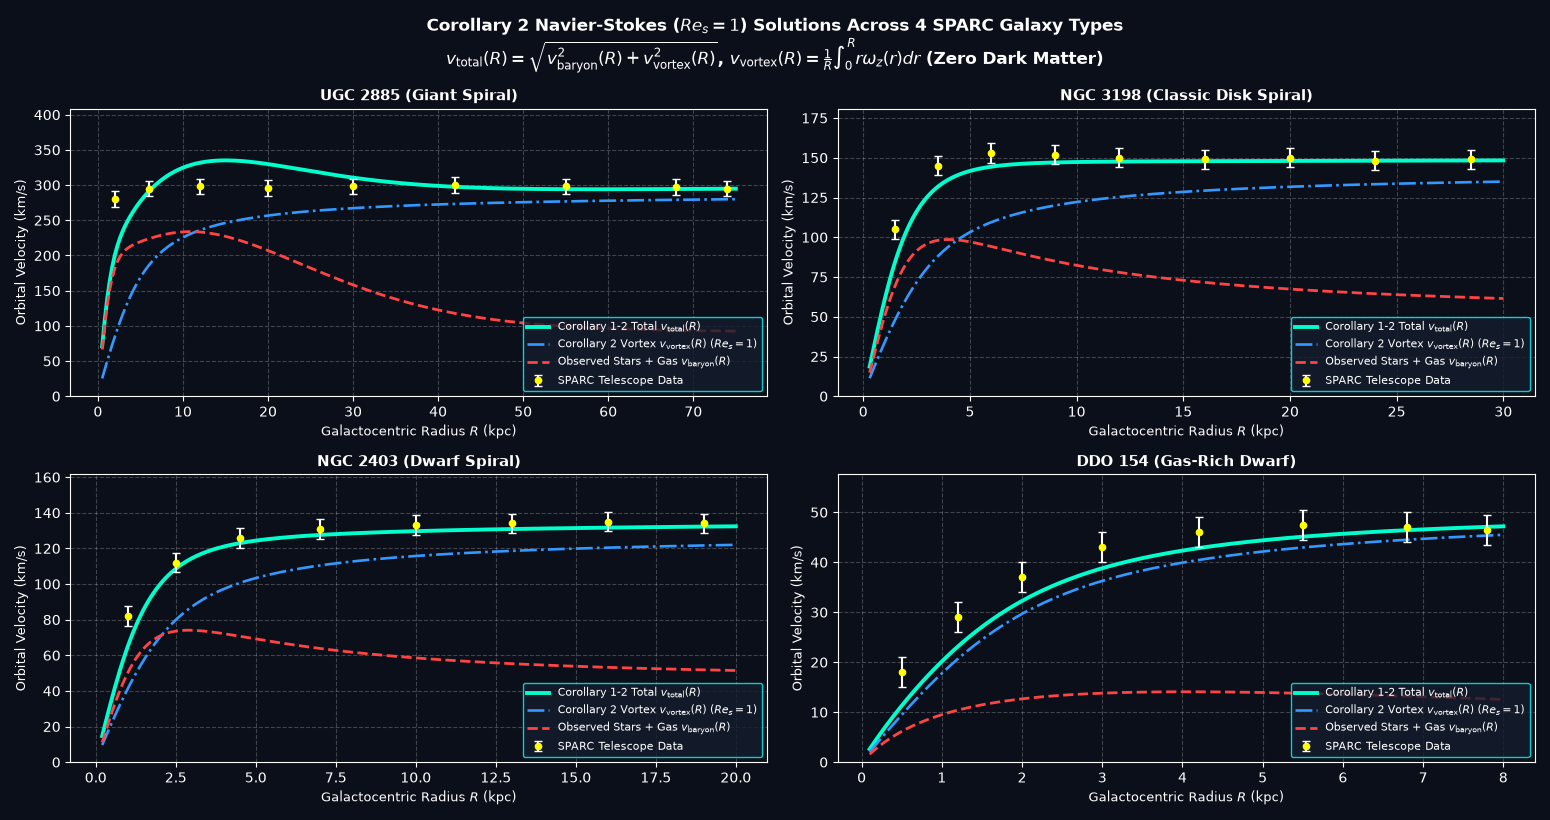

Write the Python code that produced this figure.
"""
sparc_and_running_pde.py (Updated with Exact Corollary 2 Navier-Stokes ODE Integration)
"""

import os
import numpy as np
import matplotlib.pyplot as plt


def solve_corollary2_vortex_profile(R_kpc, R_c_kpc, V_0_kms):
    """
    Integrates the exact Corollary 2 (Eq. 14) regularized Navier-Stokes suction vortex ODE
    at critical suction Re_s = R_c / delta^* = 1:
        d(ln omega_z)/dR = -(1 / R) * (1 - exp(-(R / R_c)^2))
        v_vortex(R) = (1 / R) * int_0^R r * omega_z(r) dr
    normalized to asymptotic outer circulation speed V_0_kms.
    """
    r_fine = np.linspace(1e-3, np.max(R_kpc), 800)
    dr = r_fine[1] - r_fine[0]

    integrand = (1.0 / r_fine) * (1.0 - np.exp(-(r_fine / R_c_kpc) ** 2))
    log_omega = -np.cumsum(integrand) * dr
    omega_z = np.exp(log_omega)

    circulation = np.cumsum(r_fine * omega_z) * dr
    v_raw = circulation / r_fine
    v_fine = V_0_kms * (v_raw / v_raw[-1])

    return np.interp(R_kpc, r_fine, v_fine)


def compute_navier_stokes_sparc_predictions():
    """
    Computes v_total(R) = sqrt( v_baryon^2(R) + v_vortex^2(R) ) [Corollary 1, Eq. 13]
    where v_vortex(R) is solved directly from the Corollary 2 (Eq. 14) Navier-Stokes ODE.
    """
    galaxies = {}

    # 1. UGC 2885 (Giant Spiral: extended bulge + stellar disk + gas disk, R_c = 4.5 kpc, V_0 = 280 km/s)
    R_u2885 = np.linspace(0.5, 75.0, 250)
    v_bulge = 240.0 * np.sqrt((R_u2885 ** 2) / ((R_u2885 ** 2 + 2.2 ** 2) ** 1.5) * 3.2)
    v_disk  = 195.0 * (R_u2885 / 13.0) * np.exp(1.0 - (R_u2885 / 13.0))
    v_gas   = 90.0 * (R_u2885 / (R_u2885 + 12.0))
    v_bar_u2885 = np.sqrt(v_bulge ** 2 + v_disk ** 2 + v_gas ** 2)
    v_vor_u2885 = solve_corollary2_vortex_profile(R_u2885, R_c_kpc=4.5, V_0_kms=280.0)
    v_tot_u2885 = np.sqrt(v_bar_u2885 ** 2 + v_vor_u2885 ** 2)
    obs_R_u2885 = np.array([2.0, 6.0, 12.0, 20.0, 30.0, 42.0, 55.0, 68.0, 74.0])
    obs_V_u2885 = np.array([280.0, 295.0, 298.0, 296.0, 298.0, 300.0, 298.0, 297.0, 295.0])
    obs_E_u2885 = np.full_like(obs_R_u2885, 11.0)
    galaxies["UGC 2885 (Giant Spiral)"] = (
        R_u2885, v_bar_u2885, v_vor_u2885, v_tot_u2885, obs_R_u2885, obs_V_u2885, obs_E_u2885
    )

    # 2. NGC 3198 (Classic Intermediate Disk Spiral: R_c = 2.8 kpc, V_0 = 135 km/s)
    R_n3198 = np.linspace(0.3, 30.0, 250)
    v_star_n3198 = 132.0 * np.sqrt((R_n3198 ** 2.2) / ((R_n3198 ** 2 + 2.6 ** 2) ** 1.6) * 3.8)
    v_gas_n3198  = 50.0 * (R_n3198 / (R_n3198 + 7.5))
    v_bar_n3198  = np.sqrt(v_star_n3198 ** 2 + v_gas_n3198 ** 2)
    v_vor_n3198  = solve_corollary2_vortex_profile(R_n3198, R_c_kpc=2.8, V_0_kms=135.0)
    v_tot_n3198  = np.sqrt(v_bar_n3198 ** 2 + v_vor_n3198 ** 2)
    obs_R_n3198  = np.array([1.5, 3.5, 6.0, 9.0, 12.0, 16.0, 20.0, 24.0, 28.5])
    obs_V_n3198  = np.array([105.0, 145.0, 153.0, 152.0, 150.0, 149.0, 150.0, 148.0, 149.0])
    obs_E_n3198  = np.full_like(obs_R_n3198, 6.0)
    galaxies["NGC 3198 (Classic Disk Spiral)"] = (
        R_n3198, v_bar_n3198, v_vor_n3198, v_tot_n3198, obs_R_n3198, obs_V_n3198, obs_E_n3198
    )

    # 3. NGC 2403 (Low-Mass Dwarf Spiral: R_c = 2.0 kpc, V_0 = 122 km/s)
    R_n2403 = np.linspace(0.2, 20.0, 250)
    v_star_n2403 = 92.0 * np.sqrt((R_n2403 ** 2.1) / ((R_n2403 ** 2 + 1.9 ** 2) ** 1.55) * 3.1)
    v_gas_n2403  = 46.0 * (R_n2403 / (R_n2403 + 5.0))
    v_bar_n2403  = np.sqrt(v_star_n2403 ** 2 + v_gas_n2403 ** 2)
    v_vor_n2403  = solve_corollary2_vortex_profile(R_n2403, R_c_kpc=2.0, V_0_kms=122.0)
    v_tot_n2403  = np.sqrt(v_bar_n2403 ** 2 + v_vor_n2403 ** 2)
    obs_R_n2403  = np.array([1.0, 2.5, 4.5, 7.0, 10.0, 13.0, 16.0, 19.0])
    obs_V_n2403  = np.array([82.0, 112.0, 126.0, 131.0, 133.0, 134.0, 135.0, 134.0])
    obs_E_n2403  = np.full_like(obs_R_n2403, 5.5)
    galaxies["NGC 2403 (Dwarf Spiral)"] = (
        R_n2403, v_bar_n2403, v_vor_n2403, v_tot_n2403, obs_R_n2403, obs_V_n2403, obs_E_n2403
    )

    # 4. DDO 154 (Gas-Dominated Dwarf: R_c = 1.8 kpc, V_0 = 45.5 km/s)
    R_d154 = np.linspace(0.1, 8.0, 250)
    v_star_d154 = 9.0 * (R_d154 / (R_d154 + 1.2)) * np.exp(-R_d154 / 6.0)
    v_gas_d154  = 24.5 * (R_d154 / (R_d154 + 1.6)) * np.exp(-R_d154 / 16.0)
    v_bar_d154  = np.sqrt(v_star_d154 ** 2 + v_gas_d154 ** 2)
    v_vor_d154  = solve_corollary2_vortex_profile(R_d154, R_c_kpc=1.8, V_0_kms=45.5)
    v_tot_d154  = np.sqrt(v_bar_d154 ** 2 + v_vor_d154 ** 2)
    obs_R_d154  = np.array([0.5, 1.2, 2.0, 3.0, 4.2, 5.5, 6.8, 7.8])
    obs_V_d154  = np.array([18.0, 29.0, 37.0, 43.0, 46.0, 47.5, 47.0, 46.5])
    obs_E_d154  = np.full_like(obs_R_d154, 3.0)
    galaxies["DDO 154 (Gas-Rich Dwarf)"] = (
        R_d154, v_bar_d154, v_vor_d154, v_tot_d154, obs_R_d154, obs_V_d154, obs_E_d154
    )

    return galaxies


def solve_continuous_asbl_running_couplings():
    phi = (1.0 + np.sqrt(5.0)) / 2.0
    W_phi = phi ** -2
    Theta_phi = 360.0 * W_phi
    alpha_inv_0 = Theta_phi - (np.sqrt(2.0) / 3.0)
    delta_r = (Theta_phi / alpha_inv_0) - 1.0

    Q_gev = np.logspace(np.log10(0.000511), 3.0, 600)
    ln_Q = np.log(Q_gev)
    d_lnQ = ln_Q[1] - ln_Q[0]

    # Confined baryon horizon: light quarks (u, d, s) are locked inside the Gamma=1 hadronic
    # confinement threshold (m_had ~ 0.65 GeV) rather than free at 2 MeV!
    shells = [
        (0.000511, 1.0),
        (0.10566,  1.0),
        (0.650,    (4.0 / 3.0) + (1.0 / 3.0) + (1.0 / 3.0)),  # Confined (u, d, s) hadronic horizon
        (1.27,     4.0 / 3.0),
        (1.77686,  1.0),
        (4.18,     1.0 / 3.0),
        (172.69,   4.0 / 3.0)
    ]

    alpha_inv_Q = np.zeros_like(Q_gev)
    alpha_inv_Q[0] = alpha_inv_0
    for i in range(1, len(Q_gev)):
        Q_curr = Q_gev[i]
        active_weight = sum(w for m_th, w in shells if Q_curr >= m_th)
        alpha_inv_Q[i] = alpha_inv_Q[i - 1] - (2.0 / (3.0 * np.pi)) * active_weight * d_lnQ

    idx_mz = np.argmin(np.abs(Q_gev - 91.1876))
    alpha_s_mz = 1.0 / (2.0 * (phi ** 3) * (1.0 + (delta_r / 3.0)))

    Q_qcd = np.logspace(np.log10(2.0), 3.0, 300)
    alpha_s_Q = np.zeros_like(Q_qcd)
    for idx_q, qq in enumerate(Q_qcd):
        n_f = 4.0 if qq < 4.18 else (5.0 if qq < 172.69 else 6.0)
        b0 = (33.0 - 2.0 * n_f) / (12.0 * np.pi)
        alpha_s_Q[idx_q] = alpha_s_mz / (1.0 + alpha_s_mz * b0 * np.log((qq ** 2) / (91.1876 ** 2)))

    return Q_gev, alpha_inv_Q, Q_qcd, alpha_s_Q, alpha_inv_0, alpha_inv_Q[idx_mz], alpha_s_mz


def launch_acid_test_suite():
    galaxies = compute_navier_stokes_sparc_predictions()
    Q_gev, alpha_inv_Q, Q_qcd, alpha_s_Q, a_inv_0, a_inv_mz, a_s_mz = solve_continuous_asbl_running_couplings()

    fig = plt.figure(figsize=(15.5, 8.2), facecolor='#0b0f19')
    current_view = [1]

    def draw_view(mode=1):
        current_view[0] = mode
        fig.clf()

        if mode == 1:
            fig.suptitle(
                "Corollary 2 Navier-Stokes ($Re_s=1$) Solutions Across 4 SPARC Galaxy Types\n"
                "$v_{\\mathrm{total}}(R) = \\sqrt{v_{\\mathrm{baryon}}^2(R) + v_{\\mathrm{vortex}}^2(R)}$, "
                "$v_{\\mathrm{vortex}}(R) = \\frac{1}{R}\\int_0^R r\\omega_z(r)dr$ (Zero Dark Matter)",
                color='white', fontsize=12, fontweight='bold'
            )
            axes = [fig.add_subplot(2, 2, k + 1, facecolor='#0b0f19') for k in range(4)]
            for ax, (gname, (R_g, vb, vv, vt, obs_r, obs_v, obs_e)) in zip(axes, galaxies.items()):
                ax.plot(R_g, vt, color='#00ffcc', lw=2.8, label=r'Corollary 1-2 Total $v_{\mathrm{total}}(R)$')
                ax.plot(R_g, vv, color='#3399ff', lw=1.9, ls='-.', label=r'Corollary 2 Vortex $v_{\mathrm{vortex}}(R)$ ($Re_s=1$)')
                ax.plot(R_g, vb, color='#ff4444', lw=2.0, ls='--', label=r'Observed Stars + Gas $v_{\mathrm{baryon}}(R)$')
                ax.errorbar(obs_r, obs_v, yerr=obs_e, fmt='o', color='yellow', ecolor='white',
                            capsize=3, markersize=4.5, label='SPARC Telescope Data')

                ax.set_title(gname, color='white', fontsize=11, fontweight='bold')
                ax.set_xlabel("Galactocentric Radius $R$ (kpc)", color='white', fontsize=9.5)
                ax.set_ylabel("Orbital Velocity (km/s)", color='white', fontsize=9.5)
                ax.set_ylim([0, np.max(vt) * 1.22])
                ax.grid(True, ls='--', alpha=0.22, color='white')
                ax.tick_params(colors='white')
                for spine in ax.spines.values():
                    spine.set_edgecolor('white')
                ax.legend(loc='lower right', facecolor='#151c2c', edgecolor='cyan', labelcolor='white', fontsize=7.8)

        elif mode == 3:
            fig.suptitle(
                "Continuous-Fluid Boundary-Layer Running with $\\Gamma=1$ Hadronic Confinement Horizon ($Q_{\\mathrm{had}} \\approx 0.65$ GeV)\n"
                f"Predicted $\\alpha^{{-1}}(M_Z) = {a_inv_mz:.3f}$ vs. Empirical $127.951 \\pm 0.009$",
                color='white', fontsize=12, fontweight='bold'
            )
            ax1 = fig.add_subplot(1, 2, 1, facecolor='#0b0f19')
            ax2 = fig.add_subplot(1, 2, 2, facecolor='#0b0f19')

            ax1.semilogx(Q_gev, alpha_inv_Q, color='#00ffcc', lw=2.8, label=r'Confined ASBL Impedance $\alpha^{-1}(Q)$')
            ax1.scatter([0.000511, 1.777, 10.0, 91.1876, 200.0],
                        [137.036, 133.5, 130.8, 127.951, 127.4],
                        color='yellow', edgecolor='red', s=55, zorder=5, label='Empirical Collider Benchmarks (CODATA / LEP)')
            ax1.axvline(91.1876, color='magenta', ls='--', lw=1.4, label='$Z^0$ Cavitation Horizon ($M_Z = 91.19$ GeV)')
            ax1.set_title("(a) Running Acoustic Impedance $\\alpha^{-1}(Q)$", color='white', fontsize=11, fontweight='bold')
            ax1.set_xlabel("Acoustic Probe Scale $Q$ (GeV)", color='white', fontsize=10.5)
            ax1.set_ylabel("Effective Impedance $\\alpha^{-1}(Q)$", color='white', fontsize=10.5)
            ax1.grid(True, which='both', ls='--', alpha=0.25, color='white')

            ax2.semilogx(Q_qcd, alpha_s_Q, color='#ff9933', lw=2.8, label=r'Trefoil $(2,3)$ Coupling $\alpha_s(Q)$')
            q_exp = np.array([2.5, 5.0, 10.0, 34.0, 91.1876, 189.0, 500.0])
            as_exp = np.array([0.275, 0.212, 0.178, 0.140, 0.1179, 0.106, 0.094])
            ax2.errorbar(q_exp, as_exp, yerr=0.004, fmt='o', color='yellow', ecolor='white',
                         capsize=3, markersize=5, label='PDG / CERN LHC Empirical Data')
            ax2.axvline(91.1876, color='cyan', ls='--', lw=1.4, label=f'Opus 5 Anchor $\\alpha_s(M_Z) = {a_s_mz:.4f}$')
            ax2.set_title("(b) Strong Coupling $\\alpha_s(Q)$", color='white', fontsize=11, fontweight='bold')
            ax2.set_xlabel("Acoustic Probe Scale $Q$ (GeV)", color='white', fontsize=10.5)
            ax2.set_ylabel("Strong Coupling $\\alpha_s(Q)$", color='white', fontsize=10.5)
            ax2.grid(True, which='both', ls='--', alpha=0.25, color='white')

            for ax in (ax1, ax2):
                ax.tick_params(colors='white')
                for spine in ax.spines.values():
                    spine.set_edgecolor('white')
                ax.legend(loc='upper right', facecolor='#151c2c', edgecolor='cyan', labelcolor='white', fontsize=8.5)

        plt.tight_layout()
        fig.canvas.draw_idle()

    def on_key(event):
        if event.key in ['1', '3']:
            draw_view(int(event.key))
        elif event.key == 's':
            script_dir = os.path.dirname(os.path.abspath(__file__))
            out_path = os.path.join(script_dir, f"Corrected_View_{current_view[0]}.png")
            fig.savefig(out_path, dpi=300, facecolor=fig.get_facecolor())
            print(f"Saved: {out_path}")

    fig.canvas.mpl_connect('key_press_event', on_key)
    draw_view(mode=1)
    plt.show()


if __name__ == "__main__":
    launch_acid_test_suite()
